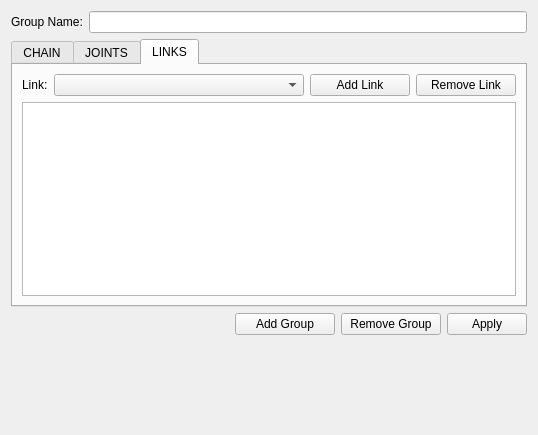
<?xml version="1.0" encoding="UTF-8"?>
<ui version="4.0">
 <class>KinematicGroupsEditorWidget</class>
 <widget class="QWidget" name="KinematicGroupsEditorWidget">
  <property name="geometry">
   <rect>
    <x>0</x>
    <y>0</y>
    <width>538</width>
    <height>435</height>
   </rect>
  </property>
  <property name="sizePolicy">
   <sizepolicy hsizetype="Expanding" vsizetype="Expanding">
    <horstretch>0</horstretch>
    <verstretch>0</verstretch>
   </sizepolicy>
  </property>
  <property name="windowTitle">
   <string>Form</string>
  </property>
  <layout class="QVBoxLayout" name="verticalLayout">
   <property name="sizeConstraint">
    <enum>QLayout::SetNoConstraint</enum>
   </property>
   <item>
    <widget class="QFrame" name="frame_2">
     <property name="frameShape">
      <enum>QFrame::NoFrame</enum>
     </property>
     <property name="frameShadow">
      <enum>QFrame::Raised</enum>
     </property>
     <layout class="QHBoxLayout" name="horizontalLayout_2">
      <property name="leftMargin">
       <number>0</number>
      </property>
      <property name="topMargin">
       <number>0</number>
      </property>
      <property name="rightMargin">
       <number>0</number>
      </property>
      <property name="bottomMargin">
       <number>0</number>
      </property>
      <item>
       <widget class="QLabel" name="groupNameLabel">
        <property name="text">
         <string>Group Name:</string>
        </property>
       </widget>
      </item>
      <item>
       <widget class="QLineEdit" name="groupNameLineEdit"/>
      </item>
     </layout>
    </widget>
   </item>
   <item>
    <widget class="QTabWidget" name="kinGroupTabWidget">
     <property name="currentIndex">
      <number>2</number>
     </property>
     <widget class="QWidget" name="chainTab">
      <property name="sizePolicy">
       <sizepolicy hsizetype="Expanding" vsizetype="Expanding">
        <horstretch>0</horstretch>
        <verstretch>0</verstretch>
       </sizepolicy>
      </property>
      <attribute name="title">
       <string>CHAIN</string>
      </attribute>
      <layout class="QGridLayout" name="formLayout1" rowstretch="0,0,0" columnstretch="0,1">
       <item row="1" column="0">
        <widget class="QLabel" name="tipLinkNameLabel">
         <property name="text">
          <string>Tip Link:</string>
         </property>
        </widget>
       </item>
       <item row="1" column="1">
        <widget class="tesseract_gui::ComboBox" name="tipLinkNameComboBox"/>
       </item>
       <item row="0" column="0">
        <widget class="QLabel" name="baseLinkNameLabel">
         <property name="text">
          <string>Base Link:</string>
         </property>
        </widget>
       </item>
       <item row="0" column="1">
        <widget class="tesseract_gui::ComboBox" name="baseLinkNameComboBox"/>
       </item>
       <item row="2" column="0">
        <spacer name="verticalSpacer">
         <property name="orientation">
          <enum>Qt::Vertical</enum>
         </property>
         <property name="sizeHint" stdset="0">
          <size>
           <width>20</width>
           <height>40</height>
          </size>
         </property>
        </spacer>
       </item>
      </layout>
     </widget>
     <widget class="QWidget" name="jointsTab">
      <property name="sizePolicy">
       <sizepolicy hsizetype="Expanding" vsizetype="Expanding">
        <horstretch>0</horstretch>
        <verstretch>0</verstretch>
       </sizepolicy>
      </property>
      <attribute name="title">
       <string>JOINTS</string>
      </attribute>
      <layout class="QGridLayout" name="formLayout2" columnstretch="0,1,0,0">
       <item row="0" column="0">
        <widget class="QLabel" name="jointLabel">
         <property name="text">
          <string>Joint:</string>
         </property>
        </widget>
       </item>
       <item row="0" column="2">
        <widget class="QPushButton" name="addJointPushButton">
         <property name="minimumSize">
          <size>
           <width>100</width>
           <height>0</height>
          </size>
         </property>
         <property name="text">
          <string>Add Joint</string>
         </property>
        </widget>
       </item>
       <item row="0" column="1">
        <widget class="tesseract_gui::ComboBox" name="jointComboBox"/>
       </item>
       <item row="0" column="3">
        <widget class="QPushButton" name="removeJointPushButton">
         <property name="minimumSize">
          <size>
           <width>100</width>
           <height>0</height>
          </size>
         </property>
         <property name="text">
          <string>Remove Joint</string>
         </property>
        </widget>
       </item>
       <item row="1" column="0" colspan="4">
        <widget class="QListWidget" name="jointListWidget">
         <property name="editTriggers">
          <set>QAbstractItemView::NoEditTriggers</set>
         </property>
        </widget>
       </item>
      </layout>
     </widget>
     <widget class="QWidget" name="linksTab">
      <property name="sizePolicy">
       <sizepolicy hsizetype="Expanding" vsizetype="Expanding">
        <horstretch>0</horstretch>
        <verstretch>0</verstretch>
       </sizepolicy>
      </property>
      <attribute name="title">
       <string>LINKS</string>
      </attribute>
      <layout class="QGridLayout" name="formLayout3" columnstretch="0,1,0,0">
       <item row="0" column="0">
        <widget class="QLabel" name="linkLabel">
         <property name="text">
          <string>Link:</string>
         </property>
        </widget>
       </item>
       <item row="0" column="1">
        <widget class="tesseract_gui::ComboBox" name="linkComboBox"/>
       </item>
       <item row="0" column="2">
        <widget class="QPushButton" name="addLinkPushButton">
         <property name="minimumSize">
          <size>
           <width>100</width>
           <height>0</height>
          </size>
         </property>
         <property name="text">
          <string>Add Link</string>
         </property>
        </widget>
       </item>
       <item row="0" column="3">
        <widget class="QPushButton" name="removeLinkPushButton">
         <property name="minimumSize">
          <size>
           <width>100</width>
           <height>0</height>
          </size>
         </property>
         <property name="text">
          <string>Remove Link</string>
         </property>
        </widget>
       </item>
       <item row="1" column="0" colspan="4">
        <widget class="QListWidget" name="linkListWidget">
         <property name="editTriggers">
          <set>QAbstractItemView::NoEditTriggers</set>
         </property>
        </widget>
       </item>
      </layout>
     </widget>
    </widget>
   </item>
   <item>
    <widget class="QFrame" name="frame">
     <property name="frameShape">
      <enum>QFrame::NoFrame</enum>
     </property>
     <property name="frameShadow">
      <enum>QFrame::Raised</enum>
     </property>
     <layout class="QHBoxLayout" name="horizontalLayout">
      <property name="leftMargin">
       <number>0</number>
      </property>
      <property name="topMargin">
       <number>0</number>
      </property>
      <property name="rightMargin">
       <number>0</number>
      </property>
      <property name="bottomMargin">
       <number>0</number>
      </property>
      <item>
       <spacer name="horizontalSpacer">
        <property name="orientation">
         <enum>Qt::Horizontal</enum>
        </property>
        <property name="sizeHint" stdset="0">
         <size>
          <width>40</width>
          <height>20</height>
         </size>
        </property>
       </spacer>
      </item>
      <item>
       <widget class="QPushButton" name="addGroupPushButton">
        <property name="minimumSize">
         <size>
          <width>100</width>
          <height>0</height>
         </size>
        </property>
        <property name="text">
         <string>Add Group</string>
        </property>
       </widget>
      </item>
      <item>
       <widget class="QPushButton" name="removeGroupPushButton">
        <property name="minimumSize">
         <size>
          <width>100</width>
          <height>0</height>
         </size>
        </property>
        <property name="text">
         <string>Remove Group</string>
        </property>
       </widget>
      </item>
      <item>
       <widget class="QPushButton" name="applyPushButton">
        <property name="text">
         <string>Apply</string>
        </property>
       </widget>
      </item>
     </layout>
    </widget>
   </item>
   <item>
    <widget class="tesseract_gui::KinematicGroupsWidget" name="kinGroupsWidget" native="true">
     <property name="sizePolicy">
      <sizepolicy hsizetype="Expanding" vsizetype="Expanding">
       <horstretch>0</horstretch>
       <verstretch>1</verstretch>
      </sizepolicy>
     </property>
    </widget>
   </item>
  </layout>
 </widget>
 <customwidgets>
  <customwidget>
   <class>tesseract_gui::KinematicGroupsWidget</class>
   <extends>QWidget</extends>
   <header>tesseract_qt/kinematic_groups/widgets/kinematic_groups_widget.h</header>
   <container>1</container>
  </customwidget>
  <customwidget>
   <class>tesseract_gui::ComboBox</class>
   <extends>QComboBox</extends>
   <header>tesseract_qt/common/widgets/combo_box.h</header>
  </customwidget>
 </customwidgets>
 <resources/>
 <connections/>
</ui>
